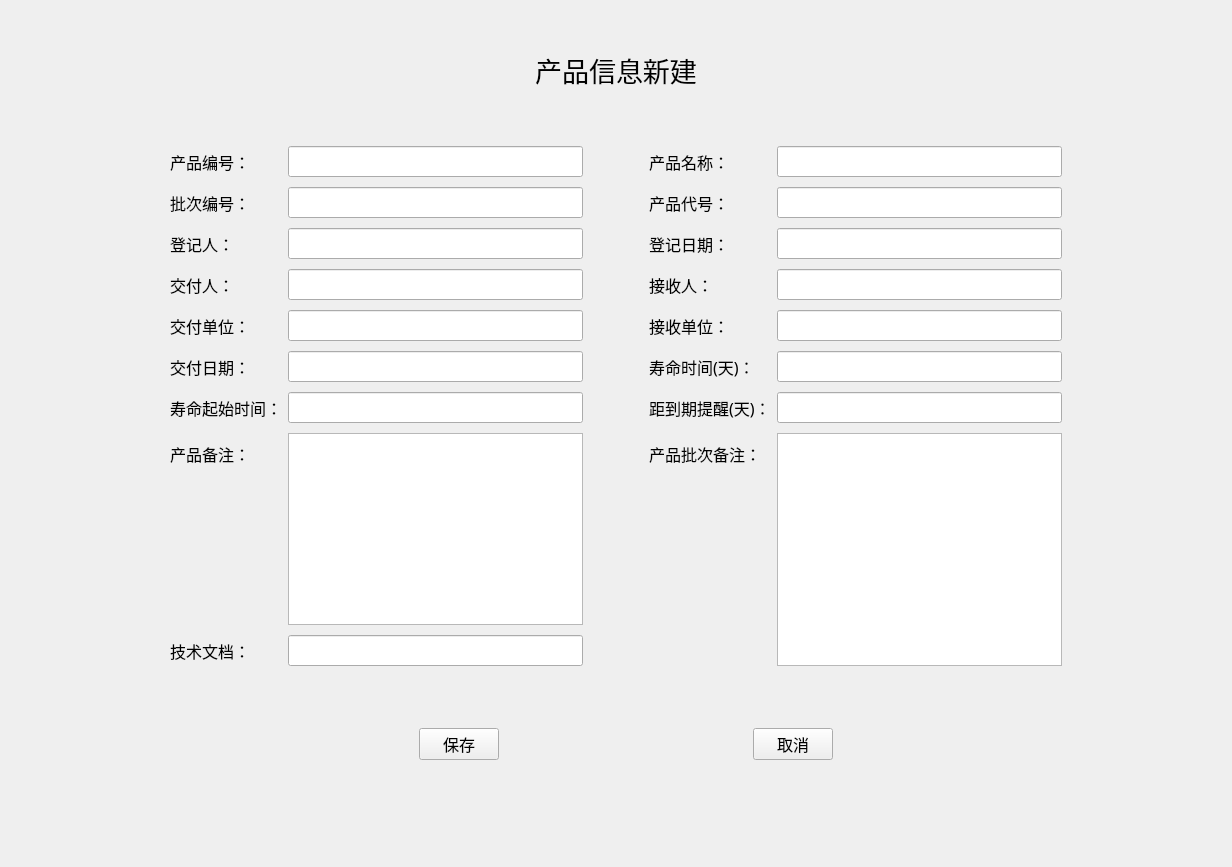
<?xml version="1.0" encoding="UTF-8"?>
<ui version="4.0">
 <class>Form</class>
 <widget class="QWidget" name="Form">
  <property name="geometry">
   <rect>
    <x>0</x>
    <y>0</y>
    <width>1232</width>
    <height>867</height>
   </rect>
  </property>
  <property name="font">
   <font>
    <family>微软雅黑 Light</family>
    <pointsize>12</pointsize>
   </font>
  </property>
  <property name="windowTitle">
   <string>Form</string>
  </property>
  <layout class="QVBoxLayout" name="verticalLayout">
   <property name="leftMargin">
    <number>150</number>
   </property>
   <property name="topMargin">
    <number>50</number>
   </property>
   <property name="rightMargin">
    <number>150</number>
   </property>
   <property name="bottomMargin">
    <number>50</number>
   </property>
   <item>
    <widget class="QLabel" name="label">
     <property name="maximumSize">
      <size>
       <width>10000</width>
       <height>50</height>
      </size>
     </property>
     <property name="font">
      <font>
       <family>微软雅黑</family>
       <pointsize>20</pointsize>
      </font>
     </property>
     <property name="layoutDirection">
      <enum>Qt::LeftToRight</enum>
     </property>
     <property name="midLineWidth">
      <number>0</number>
     </property>
     <property name="text">
      <string>产品信息新建</string>
     </property>
     <property name="alignment">
      <set>Qt::AlignCenter</set>
     </property>
    </widget>
   </item>
   <item>
    <layout class="QHBoxLayout" name="horizontalLayout">
     <property name="leftMargin">
      <number>20</number>
     </property>
     <property name="topMargin">
      <number>50</number>
     </property>
     <property name="rightMargin">
      <number>20</number>
     </property>
     <property name="bottomMargin">
      <number>0</number>
     </property>
     <item>
      <layout class="QFormLayout" name="formLayout">
       <property name="verticalSpacing">
        <number>10</number>
       </property>
       <property name="rightMargin">
        <number>30</number>
       </property>
       <item row="0" column="0">
        <widget class="QLabel" name="Label">
         <property name="text">
          <string>产品编号：</string>
         </property>
        </widget>
       </item>
       <item row="0" column="1">
        <widget class="QLineEdit" name="productNO"/>
       </item>
       <item row="1" column="0">
        <widget class="QLabel" name="Label_3">
         <property name="text">
          <string>批次编号：</string>
         </property>
        </widget>
       </item>
       <item row="1" column="1">
        <widget class="QLineEdit" name="batchNO"/>
       </item>
       <item row="2" column="0">
        <widget class="QLabel" name="Label_5">
         <property name="text">
          <string>登记人：</string>
         </property>
        </widget>
       </item>
       <item row="2" column="1">
        <widget class="QLineEdit" name="recorder"/>
       </item>
       <item row="3" column="0">
        <widget class="QLabel" name="Label_7">
         <property name="text">
          <string>交付人：</string>
         </property>
        </widget>
       </item>
       <item row="3" column="1">
        <widget class="QLineEdit" name="deliverer"/>
       </item>
       <item row="4" column="0">
        <widget class="QLabel" name="Label_9">
         <property name="text">
          <string>交付单位：</string>
         </property>
        </widget>
       </item>
       <item row="4" column="1">
        <widget class="QLineEdit" name="deliverCompany"/>
       </item>
       <item row="5" column="0">
        <widget class="QLabel" name="Label_11">
         <property name="text">
          <string>交付日期：</string>
         </property>
        </widget>
       </item>
       <item row="5" column="1">
        <widget class="QLineEdit" name="deliverDate"/>
       </item>
       <item row="6" column="0">
        <widget class="QLabel" name="Label_13">
         <property name="text">
          <string>寿命起始时间：</string>
         </property>
        </widget>
       </item>
       <item row="6" column="1">
        <widget class="QLineEdit" name="startDate"/>
       </item>
       <item row="7" column="0">
        <widget class="QLabel" name="Label_15">
         <property name="text">
          <string>产品备注：</string>
         </property>
        </widget>
       </item>
       <item row="8" column="0">
        <widget class="QLabel" name="Label_17">
         <property name="text">
          <string>技术文档：</string>
         </property>
        </widget>
       </item>
       <item row="8" column="1">
        <widget class="QLineEdit" name="documentPath"/>
       </item>
       <item row="7" column="1">
        <widget class="QTextEdit" name="textEdit"/>
       </item>
      </layout>
     </item>
     <item>
      <layout class="QFormLayout" name="formLayout_2">
       <property name="verticalSpacing">
        <number>10</number>
       </property>
       <property name="leftMargin">
        <number>30</number>
       </property>
       <item row="0" column="0">
        <widget class="QLabel" name="Label_2">
         <property name="text">
          <string>产品名称：</string>
         </property>
        </widget>
       </item>
       <item row="0" column="1">
        <widget class="QLineEdit" name="productName_2"/>
       </item>
       <item row="1" column="0">
        <widget class="QLabel" name="Label_4">
         <property name="text">
          <string>产品代号：</string>
         </property>
        </widget>
       </item>
       <item row="1" column="1">
        <widget class="QLineEdit" name="productCode_2"/>
       </item>
       <item row="2" column="0">
        <widget class="QLabel" name="Label_6">
         <property name="text">
          <string>登记日期：</string>
         </property>
        </widget>
       </item>
       <item row="2" column="1">
        <widget class="QLineEdit" name="recordDate"/>
       </item>
       <item row="3" column="0">
        <widget class="QLabel" name="Label_8">
         <property name="text">
          <string>接收人：</string>
         </property>
        </widget>
       </item>
       <item row="3" column="1">
        <widget class="QLineEdit" name="receiver"/>
       </item>
       <item row="4" column="0">
        <widget class="QLabel" name="Label_10">
         <property name="text">
          <string>接收单位：</string>
         </property>
        </widget>
       </item>
       <item row="4" column="1">
        <widget class="QLineEdit" name="receiveCompany"/>
       </item>
       <item row="5" column="0">
        <widget class="QLabel" name="Label_12">
         <property name="text">
          <string>寿命时间(天)：</string>
         </property>
        </widget>
       </item>
       <item row="5" column="1">
        <widget class="QLineEdit" name="life"/>
       </item>
       <item row="6" column="0">
        <widget class="QLabel" name="Label_14">
         <property name="text">
          <string>距到期提醒(天)：</string>
         </property>
        </widget>
       </item>
       <item row="6" column="1">
        <widget class="QLineEdit" name="daysBefore"/>
       </item>
       <item row="7" column="0">
        <widget class="QLabel" name="Label_16">
         <property name="text">
          <string>产品批次备注：</string>
         </property>
        </widget>
       </item>
       <item row="7" column="1">
        <widget class="QTextEdit" name="textEdit_2"/>
       </item>
      </layout>
     </item>
    </layout>
   </item>
   <item>
    <layout class="QHBoxLayout" name="horizontalLayout_2">
     <item>
      <spacer name="verticalSpacer">
       <property name="orientation">
        <enum>Qt::Vertical</enum>
       </property>
       <property name="sizeHint" stdset="0">
        <size>
         <width>20</width>
         <height>100</height>
        </size>
       </property>
      </spacer>
     </item>
     <item>
      <spacer name="horizontalSpacer_2">
       <property name="orientation">
        <enum>Qt::Horizontal</enum>
       </property>
       <property name="sizeHint" stdset="0">
        <size>
         <width>40</width>
         <height>20</height>
        </size>
       </property>
      </spacer>
     </item>
     <item>
      <widget class="QPushButton" name="pushButton">
       <property name="text">
        <string>保存</string>
       </property>
      </widget>
     </item>
     <item>
      <spacer name="horizontalSpacer">
       <property name="orientation">
        <enum>Qt::Horizontal</enum>
       </property>
       <property name="sizeHint" stdset="0">
        <size>
         <width>40</width>
         <height>20</height>
        </size>
       </property>
      </spacer>
     </item>
     <item>
      <widget class="QPushButton" name="pushButton_2">
       <property name="text">
        <string>取消</string>
       </property>
      </widget>
     </item>
     <item>
      <spacer name="horizontalSpacer_3">
       <property name="orientation">
        <enum>Qt::Horizontal</enum>
       </property>
       <property name="sizeHint" stdset="0">
        <size>
         <width>40</width>
         <height>20</height>
        </size>
       </property>
      </spacer>
     </item>
    </layout>
   </item>
  </layout>
 </widget>
 <resources/>
 <connections/>
</ui>
